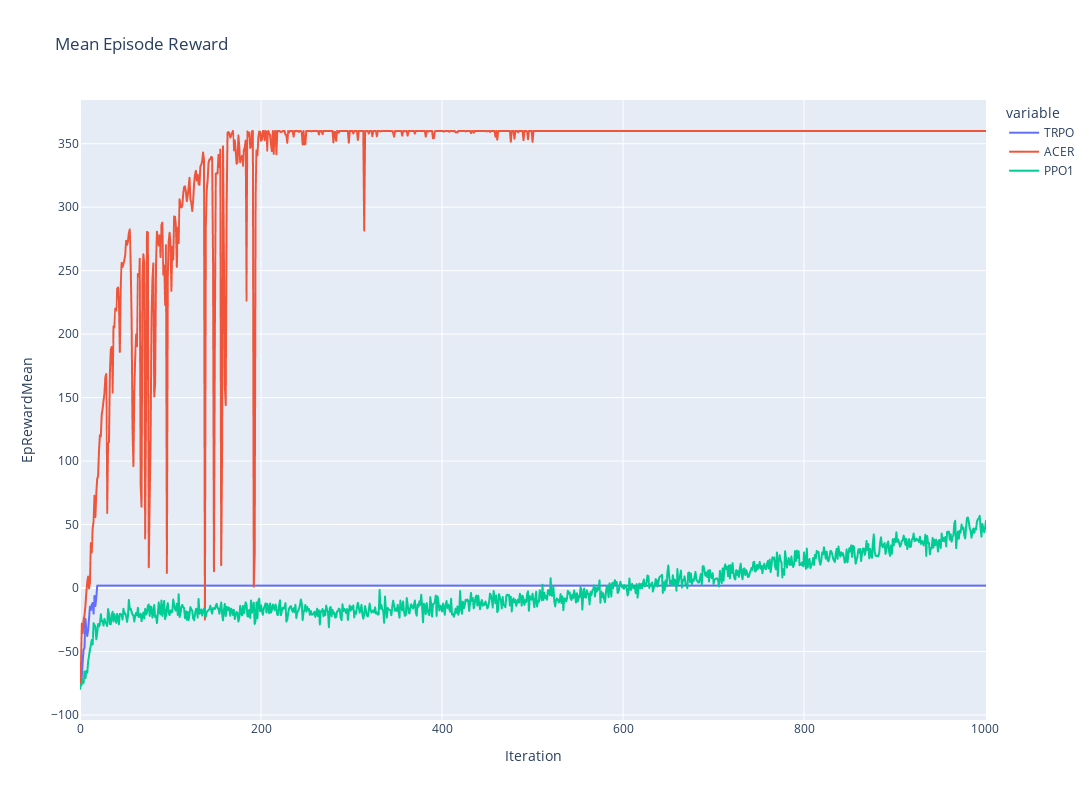

Here is the notebook cell this chart was saved with:
### Markdown cell above
## Graphics

### Code cell
fig = px.line(reward_mean_df[['TRPO','ACER','PPO1']], title='Mean Episode Reward')
fig.update_xaxes(title_text='Iteration')
fig.update_yaxes(title_text='EpRewardMean')

fig.update_layout(
    autosize=False,
    width=1600,
    height=800,)

fig.show()

### Figure 1 — Plotly figure (JSON) as saved in the notebook; plotly's stock layout.template omitted (floating-point values rounded to 4 significant figures; data arrays with more than 128 entries replaced by an {"elided": "..."} marker saying what was removed)
{"data": [{"hovertemplate": "variable=TRPO<br>index=%{x}<br>value=%{y}<extra></extra>", "legendgroup": "TRPO", "line": {"color": "#636efa", "dash": "solid"}, "marker": {"symbol": "circle"}, "mode": "lines", "name": "TRPO", "showlegend": true, "type": "scattergl", "x": {"elided": "1002 int values"}, "xaxis": "x", "y": {"elided": "1002 float values"}, "yaxis": "y"}, {"hovertemplate": "variable=ACER<br>index=%{x}<br>value=%{y}<extra></extra>", "legendgroup": "ACER", "line": {"color": "#EF553B", "dash": "solid"}, "marker": {"symbol": "circle"}, "mode": "lines", "name": "ACER", "showlegend": true, "type": "scattergl", "x": {"elided": "1002 int values"}, "xaxis": "x", "y": {"elided": "1002 float values"}, "yaxis": "y"}, {"hovertemplate": "variable=PPO1<br>index=%{x}<br>value=%{y}<extra></extra>", "legendgroup": "PPO1", "line": {"color": "#00cc96", "dash": "solid"}, "marker": {"symbol": "circle"}, "mode": "lines", "name": "PPO1", "showlegend": true, "type": "scattergl", "x": {"elided": "1002 int values"}, "xaxis": "x", "y": {"elided": "1002 float values"}, "yaxis": "y"}], "layout": {"autosize": false, "height": 800, "legend": {"title": {"text": "variable"}, "tracegroupgap": 0}, "title": {"text": "Mean Episode Reward"}, "width": 1600, "xaxis": {"anchor": "y", "domain": [0, 1], "title": {"text": "Iteration"}}, "yaxis": {"anchor": "x", "domain": [0, 1], "title": {"text": "EpRewardMean"}}}}
